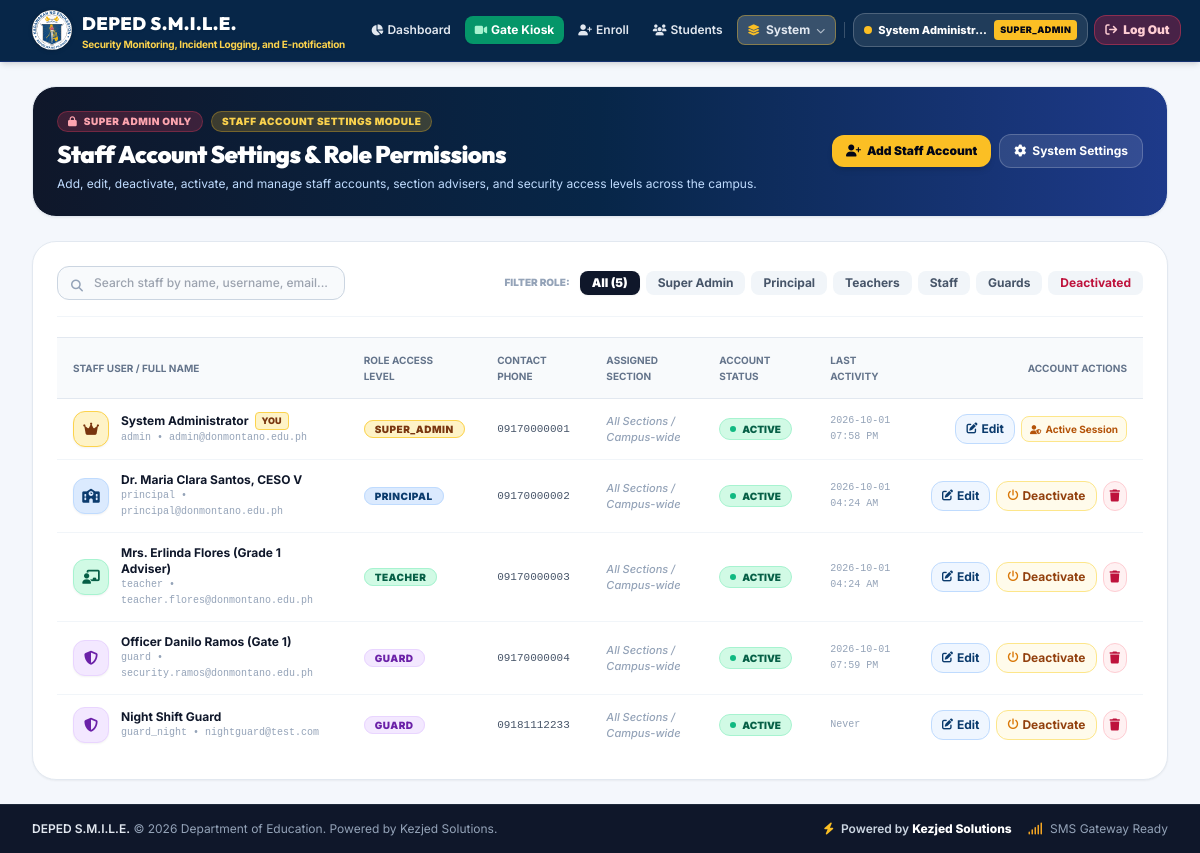
/admin/users (signed in), run on an earlier commit of the app's database.
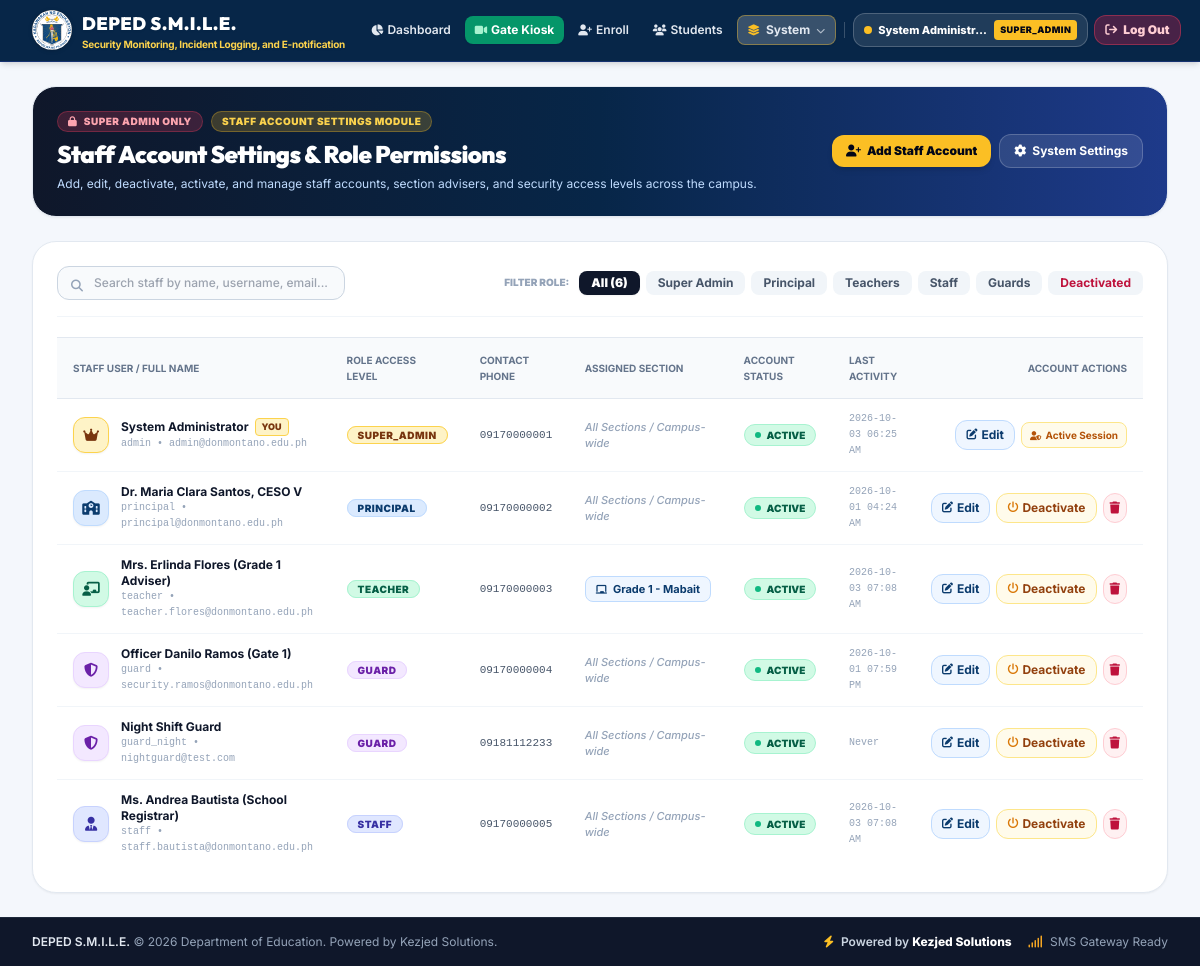
And on a later commit of the database.
### smile_orm.py (models this page shows)
class User(Base):
    __tablename__ = 'users'
    id = Column(Integer, primary_key=True, autoincrement=True)
    username = Column(String(50), unique=True, nullable=False, index=True)
    email = Column(String(120), unique=True, nullable=False, index=True)
    password_hash = Column(String(255), nullable=False)
    full_name = Column(String(100), nullable=False)
    role = Column(String(30), nullable=False, default="TEACHER") # SUPER_ADMIN, PRINCIPAL, TEACHER, GUARD, PARENT
    is_active = Column(Boolean, default=True)
    phone_number = Column(String(30), default="")
    assigned_section_id = Column(Integer, ForeignKey('sections.id'), nullable=True)
    created_at = Column(DateTime, default=pht_now)
    last_login = Column(DateTime, nullable=True)
    assigned_section = relationship("Section", foreign_keys=[assigned_section_id])
    def to_dict(self):
        return {
            "id": self.id,
            "username": self.username,
            "email": self.email,
            "full_name": self.full_name,
            "role": self.role,
            "is_active": self.is_active,
            "phone_number": self.phone_number,
            "assigned_section_id": self.assigned_section_id,
            "assigned_section_name": f"{self.assigned_section.grade_level} - {self.assigned_section.section_name}" if self.assigned_section else "N/A",
            "created_at": self.created_at.strftime("%Y-%m-%d %I:%M %p") if self.created_at else "",
            "last_login": self.last_login.strftime("%Y-%m-%d %I:%M %p") if self.last_login else "Never"
        }

### app.py (the view)
@app.route('/admin/users', methods=['GET'])
@admin_required
def admin_users():
    users = get_all_users_orm()
    sections = get_all_sections_orm()
    return render_template(
        'admin_users.html',
        school_name=smile_config.SCHOOL_NAME,
        users=users,
        sections=sections
    )

### app.py (called while the page is built)
def admin_required(f):
    @wraps(f)
    def decorated_function(*args, **kwargs):
        if 'user_id' not in session:
            return redirect(url_for('login_page', next=request.path))
        if session.get('role') != 'SUPER_ADMIN':
            return render_template(
                'errors/403.html',
                school_name=smile_config.SCHOOL_NAME,
                message="Access Restricted: Central System Settings, SMS credentials, database archives, and billing management can ONLY be accessed by the Super Administrator account."
            ), 403
        return f(*args, **kwargs)
    return decorated_function

@app.after_request
def add_performance_headers(response):
    if request.path.startswith('/static/'):
        response.headers['Cache-Control'] = 'public, max-age=604800, immutable'
    return response

### smile_orm.py (called while the page is built)
def get_all_sections_orm():
    session = Session()
    try:
        sections = session.query(Section).order_by(Section.id.asc()).all()
        return [sec.to_dict() for sec in sections]
    finally:
        session.close()

### templates/admin_users.html (shortened to what the changed rows need)
{% extends "base.html" %}
{% block content %}
<div class="space-y-6">
  <div class="glass-card rounded-2xl sm:rounded-3xl p-4 sm:p-6 border border-slate-200 shadow-sm flex flex-col md:flex-row md:items-center justify-between gap-4 bg-gradient-to-r from-slate-900 via-deped-darkblue to-blue-900 text-white relative overflow-hidden">
    <div class="space-y-1.5 z-10">
      <h1 class="text-xl sm:text-2xl font-black font-heading tracking-tight text-white">Staff Account Settings & Role Permissions</h1>
    </div>
  </div>
  <div class="glass-card rounded-3xl p-6 border border-slate-200 shadow-sm bg-white space-y-5">
    <div class="flex flex-col lg:flex-row lg:items-center justify-between gap-4 pb-4 border-b border-slate-100">
      <div class="flex items-center gap-1.5 flex-wrap">
        <span class="text-[10px] font-black uppercase text-slate-400 mr-1">Filter Role:</span>
        <button onclick="setRoleFilter('ALL')" id="filterBtn_ALL" class="role-filter-btn px-3 py-1 rounded-lg text-xs font-black transition bg-slate-900 text-white shadow-sm">
          All ({{ users|length }})
        </button>
        <button onclick="setRoleFilter('SUPER_ADMIN')" id="filterBtn_SUPER_ADMIN" class="role-filter-btn px-3 py-1 rounded-lg text-xs font-bold transition bg-slate-100 text-slate-600 hover:bg-slate-200">
          Super Admin
        </button>
        <button onclick="setRoleFilter('PRINCIPAL')" id="filterBtn_PRINCIPAL" class="role-filter-btn px-3 py-1 rounded-lg text-xs font-bold transition bg-slate-100 text-slate-600 hover:bg-slate-200">
          Principal
        </button>
        <button onclick="setRoleFilter('TEACHER')" id="filterBtn_TEACHER" class="role-filter-btn px-3 py-1 rounded-lg text-xs font-bold transition bg-slate-100 text-slate-600 hover:bg-slate-200">
          Teachers
        </button>
        <button onclick="setRoleFilter('STAFF')" id="filterBtn_STAFF" class="role-filter-btn px-3 py-1 rounded-lg text-xs font-bold transition bg-slate-100 text-slate-600 hover:bg-slate-200">
          Staff
        </button>
        <button onclick="setRoleFilter('GUARD')" id="filterBtn_GUARD" class="role-filter-btn px-3 py-1 rounded-lg text-xs font-bold transition bg-slate-100 text-slate-600 hover:bg-slate-200">
          Guards
        </button>
        <button onclick="setRoleFilter('INACTIVE')" id="filterBtn_INACTIVE" class="role-filter-btn px-3 py-1 rounded-lg text-xs font-bold transition bg-slate-100 text-rose-700 hover:bg-rose-50">
          Deactivated
        </button>
      </div>
    </div>
    <div class="overflow-x-auto">
      <table class="w-full text-left text-xs" id="staffAccountsTable">
        <thead class="bg-slate-50 text-slate-500 uppercase text-[10px] font-black border-y border-slate-200">
          <tr>
            <th class="py-3.5 px-4">Staff User / Full Name</th>
            <th class="py-3.5 px-4">Role Access Level</th>
            <th class="py-3.5 px-4">Contact Phone</th>
            <th class="py-3.5 px-4">Assigned Section</th>
            <th class="py-3.5 px-4">Account Status</th>
            <th class="py-3.5 px-4">Last Activity</th>
            <th class="py-3.5 px-4 text-right">Account Actions</th>
          </tr>
        </thead>
        <tbody class="divide-y divide-slate-100 font-medium text-slate-700">
          {% for u in users %}
          <tr class="user-row hover:bg-slate-50/80 transition"
              data-user-id="{{ u.id }}"
              data-username="{{ u.username|lower }}"
              data-fullname="{{ u.full_name|lower }}"
              data-email="{{ u.email|lower }}"
              data-role="{{ u.role }}"
              data-active="{{ 'true' if u.is_active else 'false' }}">
            <td class="py-3 px-4">
              <div class="flex items-center gap-3">
                <div class="w-9 h-9 rounded-xl {% if u.role == 'SUPER_ADMIN' %}bg-amber-100 text-amber-900 border border-amber-300{% elif u.role == 'PRINCIPAL' %}bg-blue-100 text-deped-blue border border-blue-200{% elif u.role == 'TEACHER' %}bg-emerald-100 text-emerald-800 border border-emerald-200{% elif u.role == 'STAFF' %}bg-indigo-100 text-indigo-800 border border-indigo-200{% else %}bg-purple-100 text-purple-800 border border-purple-200{% endif %} flex items-center justify-center font-black text-sm shrink-0 shadow-sm">
                  <i class="fa-solid {% if u.role == 'SUPER_ADMIN' %}fa-crown{% elif u.role == 'PRINCIPAL' %}fa-school{% elif u.role == 'TEACHER' %}fa-chalkboard-user{% elif u.role == 'STAFF' %}fa-user-tie{% else %}fa-shield-halved{% endif %}"></i>
                </div>
                <div>
                  <div class="flex items-center gap-1.5">
                    <span class="font-bold text-slate-900">{{ u.full_name }}</span>
                    {% if u.id == current_user.id %}
                    <span class="px-1.5 py-0.2 rounded text-[9px] font-black uppercase bg-amber-100 text-amber-900 border border-amber-300">You</span>
                    {% endif %}
                  </div>
                  <span class="text-[10px] text-slate-400 font-mono block">{{ u.username }} &bull; {{ u.email }}</span>
                </div>
              </div>
            </td>
            <td class="py-3 px-4">
              <span class="px-2.5 py-0.5 rounded-full text-[10px] font-black uppercase tracking-wider {% if u.role == 'SUPER_ADMIN' %}bg-amber-100 text-amber-900 border border-amber-300{% elif u.role == 'PRINCIPAL' %}bg-blue-100 text-deped-blue border border-blue-200{% elif u.role == 'TEACHER' %}bg-emerald-100 text-emerald-800 border border-emerald-200{% elif u.role == 'STAFF' %}bg-indigo-100 text-indigo-800 border border-indigo-200{% else %}bg-purple-100 text-purple-800 border border-purple-200{% endif %}">
                {{ u.role }}
              </span>
            </td>
            <td class="py-3 px-4 font-mono text-[11px] text-slate-600">
              {{ u.phone_number or 'Not provided' }}
            </td>
            <td class="py-3 px-4">
              {% if u.assigned_section_name and u.assigned_section_name != 'N/A' %}
              <span class="px-2.5 py-1 rounded-lg text-[11px] font-bold bg-blue-50 text-deped-blue border border-blue-200 flex items-center gap-1.5 w-max">
                <i class="fa-solid fa-chalkboard text-[10px]"></i>
                {{ u.assigned_section_name }}
              </span>
              {% else %}
              <span class="text-slate-400 text-[11px] italic">All Sections / Campus-wide</span>
              {% endif %}
            </td>
            <td class="py-3 px-4">
              {% if u.is_active %}
              <span class="px-2.5 py-0.5 rounded-full text-[10px] font-black uppercase bg-emerald-100 text-emerald-800 border border-emerald-200 inline-flex items-center gap-1.5">
                <span class="w-1.5 h-1.5 rounded-full bg-emerald-500 animate-pulse"></span>
                ACTIVE
              </span>
              {% else %}
              <span class="px-2.5 py-0.5 rounded-full text-[10px] font-black uppercase bg-rose-100 text-rose-800 border border-rose-200 inline-flex items-center gap-1.5">
                <span class="w-1.5 h-1.5 rounded-full bg-rose-500"></span>
                DEACTIVATED
              </span>
              {% endif %}
            </td>
            <td class="py-3 px-4 text-slate-400 font-mono text-[10px]">
              {{ u.last_login }}
            </td>
            <td class="py-3 px-4 text-right">
              <div class="inline-flex items-center gap-1.5">
                <button onclick="openEditUserModal({{ u.id }}, '{{ u.username|escape }}', '{{ u.full_name|escape }}', '{{ u.email|escape }}', '{{ u.role }}', '{{ u.phone_number or '' }}', {{ u.assigned_section_id or 'null' }}, {{ 'true' if u.is_active else 'false' }}, {{ 'true' if u.id == current_user.id else 'false' }})"
                        title="Edit Account Details & Password"
                        class="px-2.5 py-1.5 rounded-xl bg-blue-50 hover:bg-blue-100 text-deped-blue font-bold text-xs transition border border-blue-200 flex items-center gap-1">
                  <i class="fa-solid fa-pen-to-square text-[11px]"></i>
                  <span>Edit</span>
                </button>
                {% if u.id != current_user.id %}
                  {% if u.is_active %}
                  <button onclick="toggleUserStatus({{ u.id }}, '{{ u.username|escape }}', true)"
                          title="Deactivate Account (Block Access)"
                          class="px-2.5 py-1.5 rounded-xl bg-amber-50 hover:bg-amber-100 text-amber-800 font-bold text-xs transition border border-amber-200 flex items-center gap-1">
                    <i class="fa-solid fa-power-off text-[11px] text-amber-600"></i>
                    <span>Deactivate</span>
                  </button>
                  {% endif %}
                  <button onclick="deleteUserAction({{ u.id }}, '{{ u.username|escape }}')"
                          title="Permanently Delete Account"
                          class="p-1.5 rounded-xl bg-rose-50 hover:bg-rose-100 text-rose-700 transition border border-rose-200">
                    <i class="fa-solid fa-trash text-xs"></i>
                  </button>
                {% else %}
                  <span class="text-[10px] text-amber-700 font-bold px-2 py-1 bg-amber-50 rounded-lg border border-amber-200" title="You cannot deactivate or delete your own active administrator account">
                    <i class="fa-solid fa-user-shield text-[9px] mr-0.5"></i> Active Session
                  </span>
                {% endif %}
              </div>
            </td>
          </tr>
          {% endfor %}
        </tbody>
      </table>
    </div>
  </div>
</div>
{% endblock %}

### templates/base.html (shortened to what the changed rows need)
<!DOCTYPE html>
<html lang="en">
<head>
  <script src="https://cdn.tailwindcss.com"></script>
  <link rel="stylesheet" href="https://cdnjs.cloudflare.com/ajax/libs/font-awesome/6.5.1/css/all.min.css">
</head>
<body class="min-h-screen flex flex-col text-slate-800 overflow-x-hidden w-full max-w-full">
  <header class="bg-deped-darkblue text-white shadow-md sticky top-0 z-50 border-b border-blue-900/60 w-full">
    <div class="w-full max-w-7xl mx-auto px-4 sm:px-6 lg:px-8 py-2 sm:py-2.5">
      <div class="flex items-center justify-between gap-4 w-full">
        <div class="hidden lg:flex items-center gap-1.5 xl:gap-2.5 shrink-0">
          {% if current_user %}
            {% if current_user.role == 'TEACHER' %}
              <div class="flex items-center gap-1.5 px-2.5 py-1.5 rounded-xl bg-emerald-950/40 border border-emerald-400/40 text-xs shadow-sm shrink-0">
                <span class="w-2 h-2 rounded-full bg-emerald-400 animate-pulse shrink-0"></span>
                <span class="font-bold text-white text-[11px] max-w-[110px] xl:max-w-[130px] truncate" title="{{ current_user.full_name }}">{{ current_user.full_name }}</span>
                {% if current_user.assigned_section_name and current_user.assigned_section_name != 'N/A' %}
                <span class="hidden xl:inline text-[9px] font-black uppercase text-amber-300 font-mono tracking-tight" title="{{ current_user.assigned_section_name }}">
                  [{{ current_user.assigned_section_name }}]
                </span>
                {% endif %}
                <span class="px-1.5 py-0.5 rounded text-[9px] font-black uppercase tracking-wider bg-emerald-400 text-slate-950 shrink-0">
                  Adviser
                </span>
              </div>
            {% else %}
              <div class="flex items-center gap-1.5 px-2.5 py-1.5 rounded-xl bg-white/10 border border-white/20 text-xs shadow-sm shrink-0">
                <span class="w-2 h-2 rounded-full {% if current_user.is_admin %}bg-amber-400{% else %}bg-blue-400{% endif %} animate-pulse shrink-0"></span>
                <span class="font-extrabold text-white text-[11px] max-w-[110px] xl:max-w-[140px] truncate" title="{{ current_user.full_name }}">{{ current_user.full_name }}</span>
                <span class="px-1.5 py-0.5 rounded text-[9px] font-black uppercase tracking-wider {% if current_user.is_admin %}bg-amber-400 text-slate-950{% elif current_user.role == 'PRINCIPAL' %}bg-blue-400 text-slate-950{% elif current_user.role == 'GUARD' %}bg-purple-400 text-slate-950{% else %}bg-slate-200 text-slate-900{% endif %} shrink-0">
                  {{ current_user.role }}
                </span>
              </div>
            {% endif %}
          {% else %}
            <a href="/login" class="px-3 py-1.5 bg-amber-400 hover:bg-amber-300 text-slate-950 font-black text-xs rounded-xl shadow transition flex items-center gap-1.5 shrink-0">
              <i class="fa-solid fa-key text-[10px]"></i> Staff Sign In
            </a>
          {% endif %}
        </div>
      </div>
    </div>
  </header>
  <main class="flex-grow max-w-7xl w-full mx-auto px-4 sm:px-6 lg:px-8 py-4 sm:py-6 overflow-x-hidden">
    {% block content %}{% endblock %}
  </main>
</body>
</html>

What changed in the data, as far as the page shows it:
changed User "System Administrator": last_login "2026-10-01 07:58 PM" → "2026-10-03 06:25 AM"
changed User "Mrs. Erlinda Flores (Grade 1 Adviser)": assigned_section_name (not shown) → "Grade 1 - Mabait"; last_login "2026-10-01 04:24 AM" → "2026-10-03 07:08 AM"; no longer shows "All Sections / Campus-wide"
added User: full_name "Ms. Andrea Bautista (School Registrar)", username "staff", email "staff.bautista@donmontano.edu.ph", role "STAFF", phone_number "09170000005", shows "All Sections / Campus-wide", last_login "2026-10-03 07:08 AM"
Also different on the page:
{{ users|length }}: "5" → "6"
